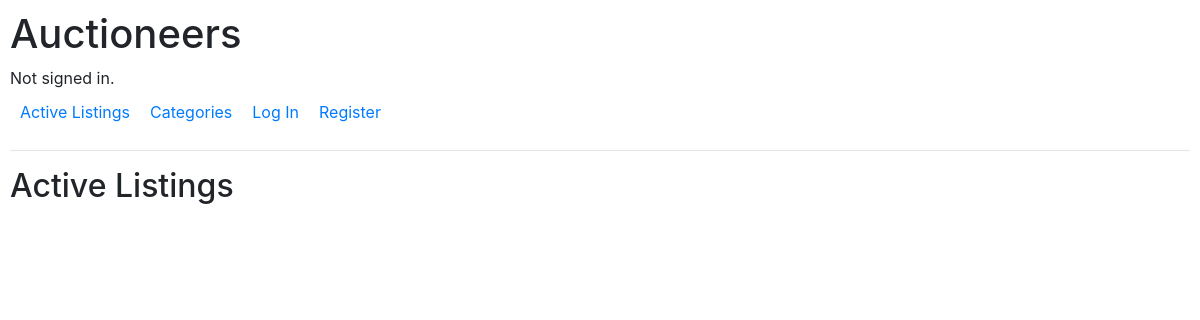
/, run on an earlier commit of the app's database.
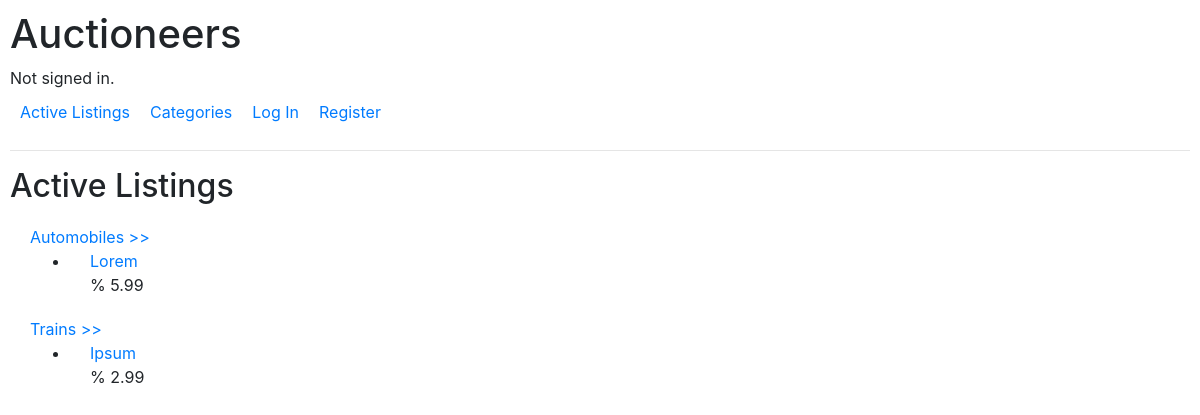
And on a later commit of the database.
### auctions/models.py (models this page shows, shortened)
class Category(models.Model):
    title = models.CharField(max_length=25)

class Auction_Listing(models.Model):
    title = models.CharField(max_length = 25)
    description = models.TextField()
    category = models.ForeignKey(Category, on_delete=models.PROTECT, related_name="listings")
    current_bid = models.ForeignKey("Bid", on_delete=models.PROTECT, related_name="listings", null=True, blank=True)
    seller = models.ForeignKey(User, on_delete=models.CASCADE, related_name="listings")
    quantity = models.IntegerField()
    price = models.DecimalField(max_digits=10, decimal_places=2)
    timestamp = models.DateTimeField(auto_now_add=True)
    closing_date = models.DateTimeField(blank=False)
    is_open = models.BooleanField(default=True)

### auctions/views.py (the view)
# urls.py: path("", views.index, name="index"),
def index(request):
    categories = Category.objects.order_by('title')
    return render(request, "auctions/index.html", {
        "categories":categories,
        "listings":Auction_Listing.objects.all(),
    })

### auctions/templates/auctions/index.html
{% extends "auctions/layout.html" %}
{% block body %}
    <h2>Active Listings</h2>
    {% for category in categories %}
        {% if category.listings.count > 0 %}
            <div id="listing_block">
                <a id="listing_category" href="{% url 'category_detail' category.id %}">{{ category.title }} >></a>
                <ul>
                    {% for listing in listings %}
                    {% if listing.category.id == category.id %}
                    <li>
                        <div id="listing_title">
                            <a href="{% url 'listing_detail' listing.id %}">{{ listing.title }}</a>
                        </div>
                        <div id="listing_price">%
                            {{ listing.price }}
                        </div>
                    </li>
                    {% endif %}
                    {% endfor %}
                </ul>
            </div>
        {% endif %}
    {% endfor %}
{% endblock %}

### auctions/templates/auctions/layout.html (shortened to what this page needs)
{% load static %}
<!DOCTYPE html>
<html lang="en">
    <head>
        <link rel="stylesheet" href="https://stackpath.bootstrapcdn.com/bootstrap/4.4.1/css/bootstrap.min.css">
        <link href="{% static 'auctions/styles.css' %}" rel="stylesheet">
    </head>
    <body>
        <h1>Auctioneers</h1>
        <div>
            {% if user.is_authenticated %}
                Signed in as <strong>{{ user.username }}</strong>.
            {% else %}
                Not signed in.
            {% endif %}
        </div>
        <ul class="nav">
            <li class="nav-item">
                <a class="nav-link" href="{% url 'index' %}">Active Listings</a>
            </li>
            <li>
                <a class="nav-link" href="{% url 'categories' %}">Categories</a>
            </li>
            {% if user.is_authenticated %}
                <li class="nav-item dropdown">
                    <a href="#" class="nav-link dropdown-toggle">My Account</a>
                        <ul class="dropdown-menu">
                            {% if user.is_superuser %}
                                <a class="dropdown-item" href="/admin/">Admin</a>
                            {% endif %}
                            <li>
                                <a class="dropdown-item" href="{% url 'index' %}">My Bids</a>
                            </li>
                            <li>
                                <a class="dropdown-item" href="{% url 'watchlist' %}">Watchlist</a>
                            </li>
                            <li>
                                <a class="dropdown-item" href="{% url 'index' %}">My Purchases</a>
                            </li>
                            <li>
                                <a class="dropdown-item" href="{% url 'index' %}">My Listings</a>
                            </li>
                            <li>
                                <a class="dropdown-item" href="{% url 'index' %}">Sell</a>
                            </li>
                            <li>
                                <a class="dropdown-item" href="{% url 'logout' %}">Log Out</a>
                            </li>
                        </ul>
                </li>
            {% else %}
                <li class="nav-item">
                    <a class="nav-link" href="{% url 'login' %}">Log In</a>
                </li>
                <li class="nav-item">
                    <a class="nav-link" href="{% url 'register' %}">Register</a>
                </li>
            {% endif %}
        </ul>
        <hr>
        {% block body %}
        {% endblock %}
    </body>
</html>

### auctions/static/auctions/styles.css (style rules this page uses)
body { padding: 10px; }
.nav-link { text-decoration: none; padding: 10px; border-radius: 5px; }
#listing_block { margin: 20px; }
#listing_category { margin-left: 0px; }
#listing_title { margin-left: 20px; }
#listing_price { margin-left: 20px; }

What changed in the data, as far as the page shows it:
added Category: title "Automobiles"
added Auction_Listing: title "Lorem", price "5.99", shown under "Automobiles"
added Category: title "Trains"
added Auction_Listing: title "Ipsum", price "2.99", shown under "Trains"
